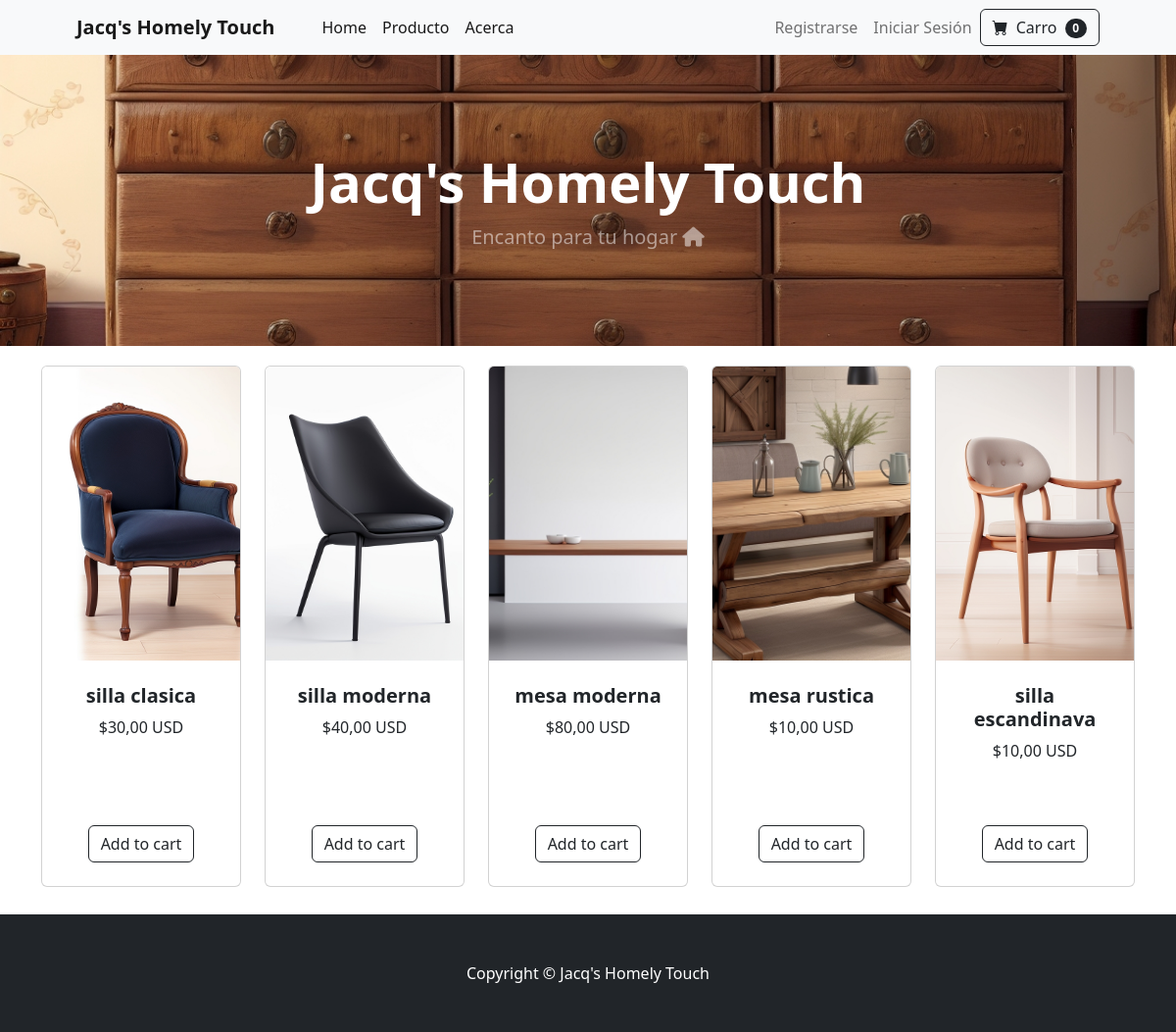
The app's page /, older data.
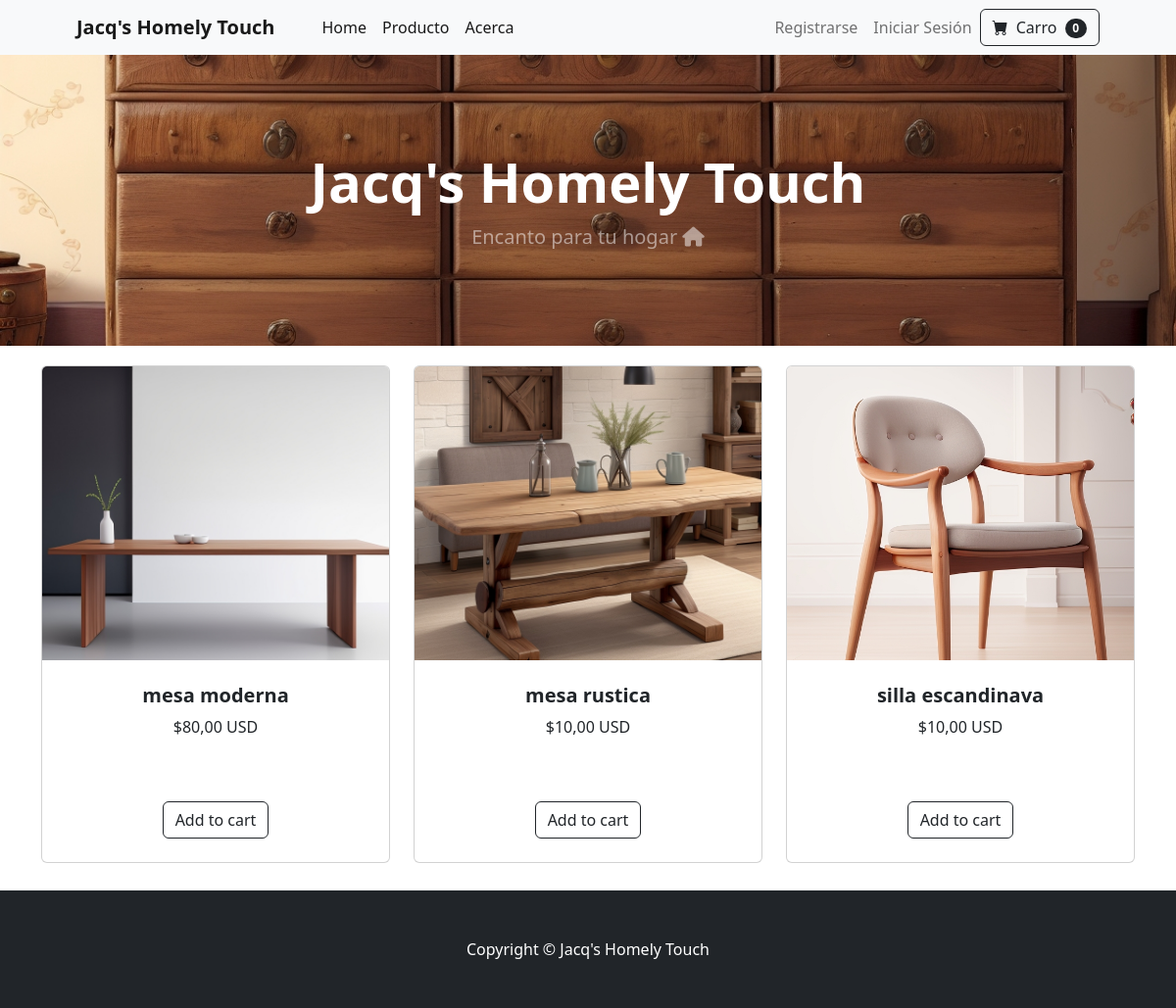
The same page, newer data.
### producto/models.py (models this page shows, shortened)
class Producto(models.Model):
    nombre = models.CharField(max_length=100)
    precio = models.DecimalField(max_digits=10, decimal_places=2)
    descripcion = models.TextField()
    foto = models.ImageField(upload_to='static/producto/img/')
    proveedor = models.ForeignKey(Proveedor, on_delete=models.CASCADE)
    stock = models.PositiveIntegerField(default=0)

### core/views.py (the view)
# urls.py: 2. Add a URL to urlpatterns:  path('', views.home, name='home')
def home(request):
    productos = Producto.objects.all()
    return render(request, 'core/index.html', {'productos': productos})

### core/templates/core/index.html (shortened to what this page needs)
{% load static %}
<!DOCTYPE html>
<html lang="en">
    <head>
        <link href="https://cdn.jsdelivr.net/npm/bootstrap-icons@1.5.0/font/bootstrap-icons.css" rel="stylesheet" />
        <link href="{% static 'core/css/styles.css' %}" rel="stylesheet" />
    </head>
    <body>
        {% include 'core/navbar.html' %}
        {% include 'core/header.html' %}
        {% include 'core/card.html' %}
        {% include 'core/footer.html' %}
    </body>
</html>

### core/templates/core/card.html (shortened to what this page needs)
{% load static %}
<div class="container">
    <div class="row">
        {% for producto in productos %}
            <div class="col mb-5">
                <div class="card h-100">
                    <img src="{{ producto.foto.url }}" class="card-img-top" alt="{{ producto.nombre }}">
                    <div class="card-body p-4">
                        <div class="text-center">
                            <h5 class="fw-bolder">{{ producto.nombre }}</h5>
                            ${{ producto.precio }} USD
                        </div>
                    </div>
                    <div class="card-footer p-4 pt-0 border-top-0 bg-transparent">
                        <div class="text-center">
                            <a href="#" class="btn btn-outline-dark mt-auto">Add to cart</a>
                        </div>
                    </div>
                </div>
            </div>
        {% endfor %}
    </div>
</div>

Row changes from the older to the newer data that the page shows:
removed Producto: foto (picture), nombre "silla clasica", precio "30,00"
removed Producto: foto (picture), nombre "silla moderna", precio "40,00"
